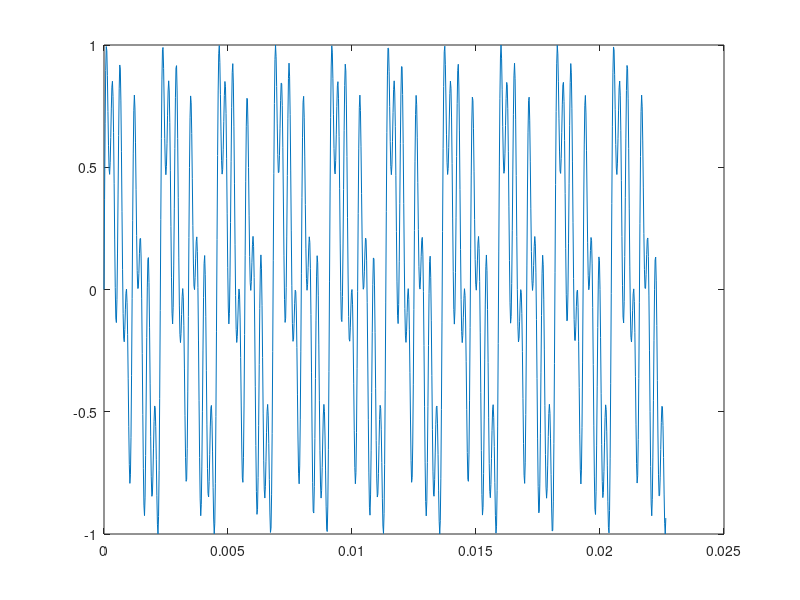

Reproduce this figure in MATLAB. (Note: this script raises an error after producing the figure.)
%% Sinus

clear
sf = 44100;
x = [0:1/sf:4.0];
sig = sin(2*pi*440*x);
sig = sig+sin(2*pi*440*2*x);
sig = sig+sin(2*pi*440*4*x);
sig = sig+sin(2*pi*440*8*x);
sig = sig ./ max(abs(sig));
plot(x(1:1000),sig(1:1000));

%% Wiedergabe

sound(sig,sf)

%% Leistungsspektrum

freq = spektrum(sig);
plot(freq/1000, 10*log10(p), 'k') 
xlabel('Frequency (kHz)') 
ylabel('Power (dB)') 

%% Testmusik

clear
load handel
sound(y,Fs)